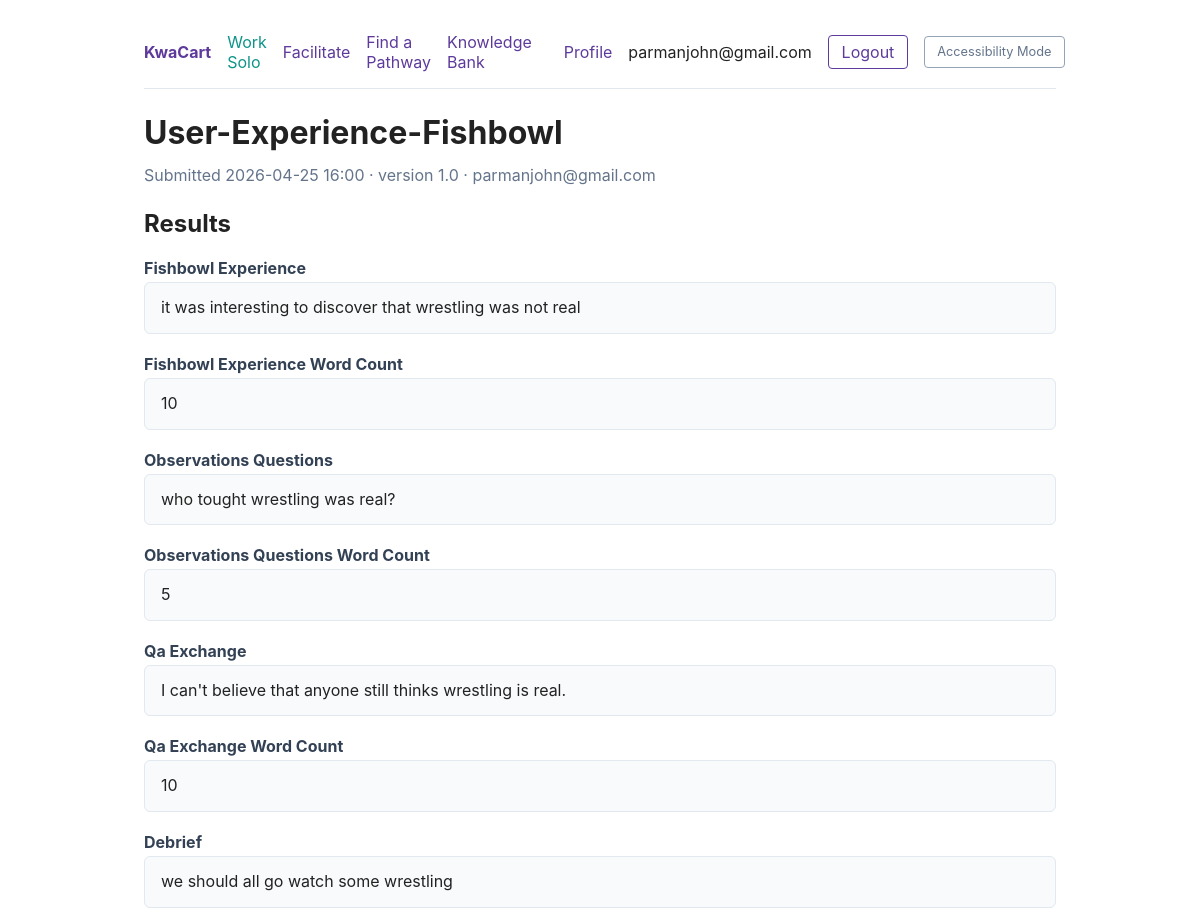
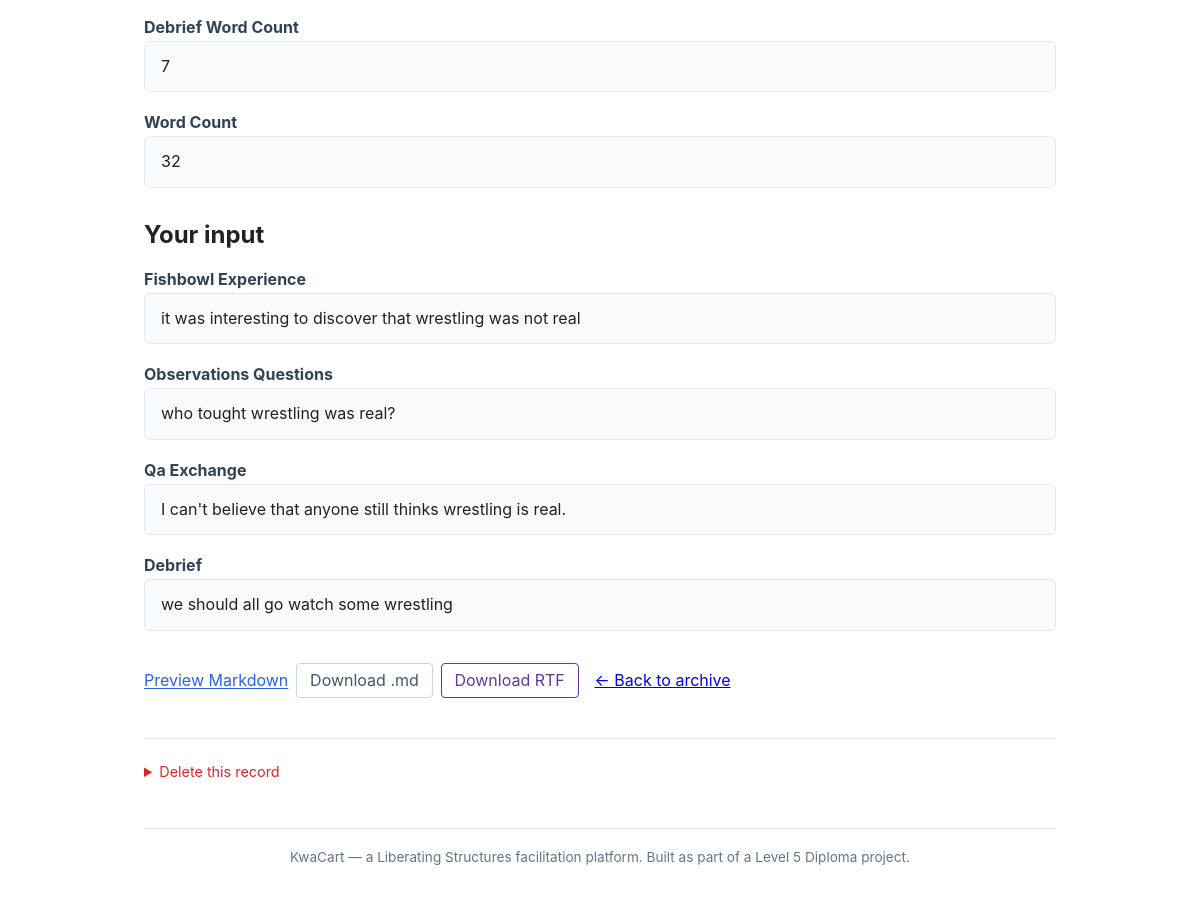
/archive/detail/17/ (signed in), run on the app's committed database (2 pictures, top to bottom).
### accounts/models.py (models this page shows, shortened)
class User(AbstractUser):
    email = models.EmailField(unique=True)
    username = models.CharField(max_length=150, unique=False, blank=True, null=True)
    USERNAME_FIELD = 'email'
    REQUIRED_FIELDS = []
    objects = UserManager()

### archive/models.py (models this page shows, shortened)
class ToolInstance(models.Model):
    user = models.ForeignKey(
        settings.AUTH_USER_MODEL,
        on_delete=models.CASCADE,
        related_name='tool_instances',
        null=True,
        blank=True,
        help_text='Null for unauthenticated guest participants.',
    )
    guest_name = models.CharField(
        max_length=100,
        blank=True,
        help_text='Display name entered by a guest participant (user is null).',
    )
    session = models.ForeignKey(
        ToolSession,
        on_delete=models.CASCADE,
        related_name='instances',
        null=True,
        blank=True,
        help_text='Set when this instance is part of a collaborative session.',
    )
    tool_slug = models.CharField(max_length=100)
    tool_version = models.CharField(max_length=20)
    STATUS_CHOICES = [
        ('draft', 'Draft'),
        ('archived', 'Archived'),
    ]
    status = models.CharField(max_length=10, choices=STATUS_CHOICES, default='draft')
    payload_input = models.JSONField(default=dict, help_text='The raw user inputs.')
    payload_output = models.JSONField(
        default=dict, null=True, blank=True, help_text="The tool's result."
    )
    html_file = models.FileField(upload_to='archives/html/', null=True, blank=True, max_length=500)
    md_file = models.FileField(upload_to='archives/md/', null=True, blank=True, max_length=500)
    rtf_file = models.FileField(upload_to='archives/rtf/', null=True, blank=True, max_length=500)
    attachments = models.JSONField(
        default=list,
        blank=True,
        help_text=(
            'Multimedia attachments added by this participant (audio clips, '
            'symbol-board images, etc.). Each entry is a dict with keys: '
            'type ("audio" | "image"), url (Cloudinary secure_url), '
            'public_id, name.'
        ),
    )
    composing_heartbeat_at = models.DateTimeField(
        null=True, blank=True,
        help_text=(
            'Set by session_mark_composing when an AAC user signals they are '
            'composing in external software. Expires after 15 seconds of inactivity.'
        ),
    )
    created_at = models.DateTimeField(auto_now_add=True)
    updated_at = models.DateTimeField(auto_now=True)
    submitted_at = models.DateTimeField(null=True, blank=True)
    class Meta:
        ordering = ['-updated_at']
        constraints = [
            models.UniqueConstraint(
                fields=['session', 'user'],
                name='unique_session_user_instance',
                condition=models.Q(session__isnull=False),
            ),
        ]

### archive/views.py (the view)
# urls.py: path('detail/<int:pk>/', ArchiveDetailView.as_view(), name='detail'),
class ArchiveDetailView(LoginRequiredMixin, DetailView):
    model = ToolInstance
    template_name = 'archive/detail.html'
    context_object_name = 'record'
    def get_queryset(self):
        return ToolInstance.objects.filter(user=self.request.user)

### archive/templatetags/archive_extras.py (called while the page is built)
@register.filter
def human_key(value):
    return str(value).replace('_', ' ').title()

### templates/archive/detail.html (shortened to what this page needs)
{% extends "base.html" %}
{% load archive_extras static %}
{% block extra_css %}
<link rel="stylesheet" href="{% static 'css/archive_md_preview.css' %}">
{% endblock %}
{% block content %}
<h1>{{ record.tool_slug|title }}</h1>
<p style="color:#64748b; margin-top:-0.5rem;">
    Submitted {{ record.submitted_at|date:"Y-m-d H:i" }}
    &middot; version {{ record.tool_version }}
    &middot; {{ record.user.email }}
</p>
{% if record.payload_output %}
<section style="margin-top:1.5rem;">
    <h2>Results</h2>
    {% for key, value in record.payload_output.items %}
    <div style="margin-bottom:1.25rem;">
        <strong style="display:block; margin-bottom:0.25rem; color:#334155;">
            {{ key|human_key }}
        </strong>
        <div style="white-space: pre-wrap; word-break: break-word; overflow-wrap: anywhere;
                    background:#f8fafc; border:1px solid #e2e8f0; border-radius:6px;
                    padding:0.75rem 1rem; line-height:1.6;">{{ value }}</div>
    </div>
    {% endfor %}
</section>
{% endif %}
{% if record.payload_input %}
<section style="margin-top:2rem;">
    <h2>Your input</h2>
    {% for key, value in record.payload_input.items %}
    <div style="margin-bottom:1.25rem;">
        <strong style="display:block; margin-bottom:0.25rem; color:#334155;">
            {{ key|human_key }}
        </strong>
        <div style="white-space: pre-wrap; word-break: break-word; overflow-wrap: anywhere;
                    background:#f8fafc; border:1px solid #e2e8f0; border-radius:6px;
                    padding:0.75rem 1rem; line-height:1.6;">{{ value }}</div>
    </div>
    {% endfor %}
</section>
{% endif %}
<div style="margin-top:2rem; display:flex; gap:0.5rem; flex-wrap:wrap; align-items:center;">
    {% if record.md_file %}
    <button type="button" class="btn mdv-preview-btn"
            data-preview-url="{% url 'archive:md_preview' record.id %}"
            data-download-url="{% url 'archive:download' record.id 'md' %}"
            data-title="{{ record.tool_slug }} &mdash; {{ record.submitted_at|date:'Y-m-d' }}">
        Preview Markdown
    </button>
    <a class="btn" href="{% url 'archive:download' record.id 'md' %}"
       style="background:#fff; border:1px solid #cbd5e1; color:#475569;">
        Download .md
    </a>
    {% endif %}
    {% if record.rtf_file %}
    <a class="btn" href="{% url 'archive:download' record.id 'rtf' %}">Download RTF</a>
    {% endif %}
    <a href="{% url 'archive:dashboard' %}" style="margin-left:0.5rem;">&larr; Back to archive</a>
</div>
<details style="margin-top:2.5rem; border-top:1px solid #e2e8f0; padding-top:1.5rem;">
    <summary style="cursor:pointer; color:#dc2626; font-size:0.9rem; width:fit-content;">
        Delete this record
    </summary>
</details>
{% endblock %}

### templates/base.html (shortened to what this page needs)
{% load static %}
<!DOCTYPE html>
<html lang="en">
<head>
    <link rel="stylesheet" href="{% static 'css/base.css' %}">
    <link rel="stylesheet" href="{% static 'css/accessibility_theme.css' %}">
    {% block extra_css %}{% endblock %}
</head>
<body>
    <nav>
        <a href="{% url 'home' %}"><strong>KwaCart</strong></a>
        {% if request.user.is_authenticated %}
            <a href="{% url 'tools:catalog' %}?mode=solo"
               style="color:#0d9488;"
               title="Use tools at your own pace">Work Solo</a>
            <a href="{% url 'tools:catalog' %}?mode=live"
               title="Start a live session with your team">Facilitate</a>
            <a href="{% url 'tools:pathway_finder' %}">Find a Pathway</a>
            <a href="{% url 'archive:knowledge_bank' %}">Knowledge Bank</a>
            <a href="{% url 'accounts:profile' %}" title="View and update your profile">Profile</a>
            <span>{{ request.user.email }}</span>
            <form method="post" action="{% url 'accounts:logout' %}" style="display:inline">
                <button type="submit" class="btn">Logout</button>
            </form>
        {% else %}
            <a href="{% url 'about' %}">About</a>
            <a href="{% url 'accessibility' %}">Accessibility</a>
            <span class="spacer"></span>
            <a href="{% url 'accounts:login' %}">Login</a>
            <a href="{% url 'accounts:signup' %}">Sign up</a>
        {% endif %}
        <button type="button"
                id="a11y-theme-toggle"
                class="a11y-toggle-btn"
                aria-pressed="false"
                title="Toggle zero-animation, large-target, high-contrast mode">
        </button>
    </nav>
    <main id="main-content" tabindex="-1">
        {% block content %}{% endblock %}
    </main>
    <footer class="page-footer">
        KwaCart &mdash; a Liberating Structures facilitation platform.
        Built as part of a Level&nbsp;5 Diploma project.
    </footer>
</body>
</html>

### static/css/base.css (style rules this page uses)
*, *::before, *::after { box-sizing: border-box; }
body { font-family: -apple-system, BlinkMacSystemFont, "Segoe UI", sans-serif; max-width: 960px; margin: 2rem auto; padding: 0 1.5rem; color: #222; }
nav { display: flex; gap: 1rem; align-items: center; padding-bottom: 1rem; border-bottom: 1px solid #e2e8f0; margin-bottom: 1.5rem; }
nav a { color: #5D3A9B; text-decoration: none; }
.btn { display: inline-block; padding: 0.4rem 0.8rem; border-radius: 4px; border: 1px solid #5D3A9B; color: #5D3A9B; text-decoration: none; background: #fff; cursor: pointer; font-family: inherit; font-size: 1rem; }
.page-footer { margin-top: 3rem; padding: 1.25rem 0; border-top: 1px solid #e2e8f0; text-align: center; color: #64748b; font-size: 0.85rem; }

### static/css/accessibility_theme.css (style rules this page uses)
.a11y-toggle-btn { padding: 0.35rem 0.75rem; background: transparent; border: 1px solid #94a3b8; border-radius: 4px; font-size: 0.8rem; color: #64748b; cursor: pointer; font-family: inherit; white-space: nowrap; line-height: 1.4; }

### static/css/archive_md_preview.css (style rules this page uses)
.mdv-preview-btn { font-size: inherit; font-family: inherit; background: none; border: none; padding: 0; cursor: pointer; color: #2563eb; text-decoration: underline; text-underline-offset: 2px; }

### data on the page
User: user.email "parmanjohn@gmail.com"
ToolInstance: tool_slug "User-Experience-Fishbowl", submitted_at "2026-04-25 16:00", tool_version "1.0", user.email "parmanjohn@gmail.com"

### other printed values
{{ key|human_key }} "Fishbowl Experience" "Fishbowl Experience Word Count" "Observations Questions" "Observations Questions Word Count" "Qa Exchange" "Qa Exchange Word Count" "Debrief" "Debrief Word Count" "Word Count"
{{ value }} "it was interesting to discover that wrestling was not real" "10" "who tought wrestling was real?" "5" "I can't believe that anyone still thinks wrestling is real." "10" "we should all go watch some wrestling" "7" "32"
{{ key|human_key }} "Fishbowl Experience" "Observations Questions" "Qa Exchange" "Debrief"
{{ value }} "it was interesting to discover that wrestling was not real" "who tought wrestling was real?" "I can't believe that anyone still thinks wrestling is real." "we should all go watch some wrestling"
